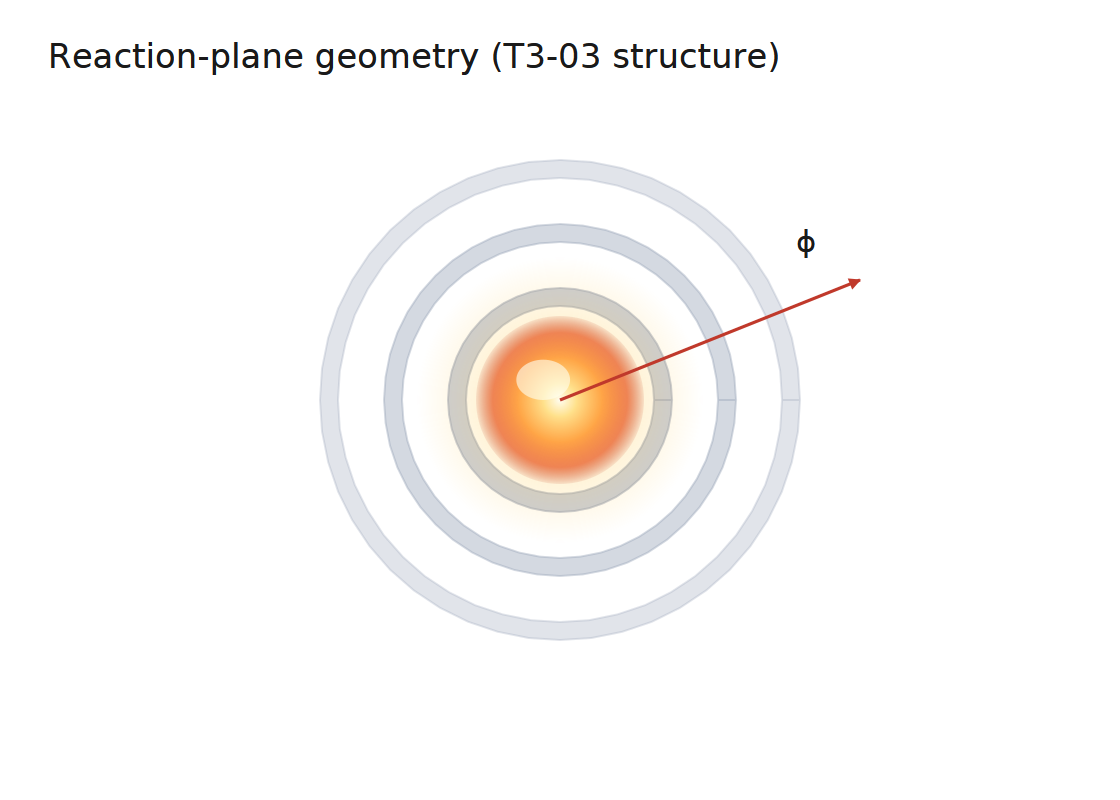
#> input picture scripts/svg_demo/lib_demo_phi.png, 1120 x 800 px
$ python raster_to_vector.py svg_demo/lib_demo_phi.png
#> lines starting #> are read from the running program, lines starting #| are printed output that depends on the picture; after the words box and inside, x2 and y2 are one past the last pixel; in counts of white or black regions, pixels touching at a corner belong together
### scripts/_console.py
#!/usr/bin/env python3
"""
_console —— 控制台编码兜底：把 stdout / stderr 切成 UTF-8
======================================================================

**为什么需要它（实测踩过的坑，2026-09-27）**

本 skill 的报告里大量使用 ✅ / ❌ / ⚠️ / ✗ 这类符号。中文 Windows 上
Python 只在 **交互式控制台（isatty=True）** 才用 UTF-8 输出；一旦
**stdout 被管道或重定向**（agent 调脚本、CI、`python x.py > log.txt`
全是这种），Python 改用本地编码 gbk(cp936) 去编码 —— 这些字符
GBK 编不出来，于是脚本在**打印报告的中途**崩掉：

    UnicodeEncodeError: 'gbk' codec can't encode character '\u2705'

实测：`python evals/test_tools.py`、`python scripts/check_tools.py`
在管道下 100% 崩，而交互式手敲同一条命令却正常 —— 所以这个坑
**只在自动化里炸**，正是本 skill 的主要使用方式。

**用法**：在脚本（或会被 import 的库模块）顶部调用一次即可，幂等：

    from _console import init_console
    init_console()

★ 只改编码，不改行为：已经是 UTF-8 的流上调用是空操作；
  `errors="replace"` 保证连"编码探不出来"的字符也不会再抛异常
  （宁可显示成 ?，也不要整个脚本崩掉）。
"""
import sys


def init_console() -> None:
    """把标准输出 / 标准错误切到 UTF-8（失败时静默跳过，绝不因此报错）。"""
    for name in ("stdout", "stderr"):
        stream = getattr(sys, name, None)
        if stream is None:            # pythonw / 被替换掉的流
            continue
        try:
            stream.reconfigure(encoding="utf-8", errors="replace")
        except Exception:
            pass


init_console()

### scripts/raster_to_vector.py
#!/usr/bin/env python3
"""
raster_to_vector —— 位图 → 分层矢量（"GPT 出图 → skill 精修"这条路的第一半）
=========================================================================
## 这条路解决什么

模型用图像生成出的图**好看但不可编辑**（位图、文字不可选、不能改字号）。
本脚本把它转成**可分层的矢量**，交出"可编辑"。

## ★ 混合临摹：图形逐像素 + 文字重建（2026-09-21）

**为什么必须混合**：Nature 硬性要求**文字可编辑**。
纯临摹出来的文字是**轮廓路径** —— `check_delivery.py` 会判"文字不可提取"= 不合规。

所以流程是：

   ① 模型看图 → 标出「哪些区域是文字」+「写的是什么」（它读得出来）
   ② 本脚本：**文字区域先用周围底色擦掉**，其余部分逐像素临摹
   ③ 文字用真 <text> 写回去（位置/字号/内容照模型标的）

**这样既拿到像素级忠实，又保住文字可编辑。**

用法：
    python3 raster_to_vector.py fig.png -o fig.svg --text-spec texts.yaml

texts.yaml（模型看图后写）：
    texts:
      - {content: "escaping jet", x: 0.62, y: 0.10, size: 13, anchor: start}
      - {content: "QGP medium",   x: 0.35, y: 0.78, size: 15}

## ★ 本质权衡（必须先说清，否则会失望）

**描摹是"压平成色块"** —— 它会把渐变、柔和光影、抗锯齿过渡
统统变成一级一级的台阶。**而那些恰恰是让图好看的东西。**

所以这条路换来的是「可编辑」，代价是「变平」。
色阶数（`--levels`）就是这个权衡的旋钮：
  少 → 干净、路径少、但更平
  多 → 更接近原图、但路径爆炸、文件巨大

## 它做不了、必须人/模型补的三件事

脚本会在报告里逐条列出：
  1. **文字** —— 若**没给 `--text-spec`**，文字会被转成路径（描摹不认识字）。需要人/模型照原图重写成 `<text>`
     （不做这一步的话，`check_delivery.py` 会判"文字不可提取"= 不合规）
  2. **图层是"按颜色"分的，不是按语义** —— 需要重新归组成
     「介质/核/喷注/标注」这类有含义的图层
  3. **渐变退化成了色阶** —— 需要把连续几级合并回一个 `linearGradient`

## 用法

    python3 raster_to_vector.py gpt_output.png -o refined.svg --levels 12
    python3 raster_to_vector.py gpt_output.png -o refined.svg --levels 24 --tol 1.2
"""
from __future__ import annotations

from _console import init_console

init_console()  # Windows：stdout 被管道/重定向时切 UTF-8（否则打印 ✅ 会崩）

import argparse
import sys
from pathlib import Path

import numpy as np
from PIL import Image


# ══════════════════════════════════════════════════════════════
def get_tracer():
    """
    轮廓提取后端。优先 cv2（成熟快），退到 skimage。
    两个都没有就明确报错——**不假装能做**。
    """
    try:
        import cv2
        return "cv2", cv2
    except ImportError:
        pass
    try:
        from skimage import measure  # noqa: F401
        return "skimage", measure
    except ImportError:
        raise SystemExit(
            "描摹需要轮廓提取后端，但 cv2 和 skimage 都没有。\n"
            "  装任一个：pip install opencv-python-headless  或  pip install scikit-image\n"
            "  注意：ChatGPT 沙箱里这两个可能都没有 —— 那条环境请改用\n"
            "  「模型直接写 SVG」的路线，不要走描摹。")


def quantize(img: Image.Image, levels: int):
    """
    颜色量化 → (调色板, 索引图)。用 PIL 自带的中位切分，无第三方依赖。
    """
    q = img.convert("RGB").quantize(colors=levels, method=Image.MEDIANCUT,
                                    dither=Image.Dither.NONE)
    pal = q.getpalette()[: levels * 3]
    colors = [tuple(pal[i * 3:i * 3 + 3]) for i in range(levels)]
    return colors, np.asarray(q, dtype=np.int32)


def trace_mask(mask, backend, mod, tol):
    """二值 mask → 多边形列表（每个是 [(x,y), ...]）。坐标已按 tol 简化。"""
    polys = []
    m = (mask.astype(np.uint8)) * 255
    if backend == "cv2":
        cnts, _ = mod.findContours(m, mod.RETR_CCOMP, mod.CHAIN_APPROX_SIMPLE)
        for c in cnts:
            if len(c) < 3:
                continue
            ap = mod.approxPolyDP(c, tol, True).reshape(-1, 2)
            if len(ap) >= 3:
                polys.append(ap.tolist())
    else:
        for c in mod.find_contours(mask.astype(float), 0.5):
            if len(c) < 3:
                continue
            ap = mod.approximate_polygon(c, tolerance=tol)
            if len(ap) >= 3:
                polys.append([(float(x), float(y)) for y, x in ap])
    return polys


# [100 lines left out: functions load_spec, _box, erase_text_regions, text_el, point_in_poly, assign_group, not called in this run]


def poly_area(pts):
    s = 0.0
    n = len(pts)
    for i in range(n):
        x1, y1 = pts[i]
        x2, y2 = pts[(i + 1) % n]
        s += x1 * y2 - x2 * y1
    return abs(s) / 2.0


def main():
    ap = argparse.ArgumentParser(description="位图 → 分层矢量")
    ap.add_argument("image")
    ap.add_argument("-o", "--out", default="refined.svg")
    ap.add_argument("--levels", type=int, default=12,
                    help="色阶数。**这是「好看 vs 可编辑」的主旋钮**："
                         "少=干净但更平，多=接近原图但路径爆炸（默认 12）")
    ap.add_argument("--tol", type=float, default=1.0,
                    help="路径简化容差（px）。越大越简洁（默认 1.0）")
    ap.add_argument("--min-area", type=float, default=12.0,
                    help="丢掉小于此面积的多边形（px²），防噪点路径（默认 12）")
    ap.add_argument("--groups", default=None,
                    help="语义分组标注（yaml/json）：模型看图后给每个语义对象一个"
                         "代表点，工具把描摹出的路径按归属打标。"
                         "★ 默认**不改绘制顺序** —— 渲染逐像素不变，只加归属信息")
    ap.add_argument("--regroup", action="store_true",
                    help="真正按语义重排图层顺序。⚠️ 会改变遮挡关系，"
                         "**必须人看图确认**（默认关）")
    ap.add_argument("--text-spec", default=None,
                    help="文字清单（yaml/json）：模型看图后标的文字位置与内容。"
                         "给了它就做混合临摹 —— 文字区域擦掉、用真 <text> 重写")
    ap.add_argument("--bg-tolerance", type=float, default=8.0,
                    help="与最外层颜色相差小于此值的色阶并进背景（默认 8）")
    a = ap.parse_args()

    src = Path(a.image)
    if not src.exists():
        raise SystemExit(f"找不到 {src}")
    img = Image.open(src).convert("RGB")
#> img is the input picture: PIL image 1120x800 RGB; mean R, G, B 250.5, 248.6, 247.1
    W, H = img.size

    backend, mod = get_tracer()
    group_hits, group_map = {}, []

    groups = []
    if a.groups:
        gp = Path(a.groups)
        if not gp.exists():
            raise SystemExit(f"找不到 {gp}")
        groups = (load_spec(gp).get("groups") or [])
        if groups and a.regroup:
            print("⚠️ --regroup：按语义重排图层顺序 —— "
                  "**会改变遮挡关系，必须人看图确认**")

    # ── ★ 混合临摹：先用周围底色擦掉文字区域 ──
    texts = []
    if a.text_spec:
        sp = Path(a.text_spec)
        if not sp.exists():
            raise SystemExit(f"找不到 {sp}")
        spec = load_spec(sp)
        texts = spec.get("texts") or []
        if texts:
            img = erase_text_regions(img, texts)
            print(f"混合临摹：擦掉 {len(texts)} 处文字区域，改用真 <text> 重写")

    colors, idx = quantize(img, a.levels)
#> in quantize, `q = img.convert("RGB").quantize(colors=levels, method=Image.MEDIANCUT,..`:
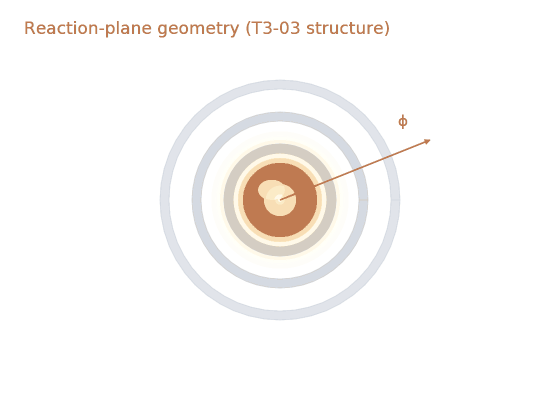
#> q: PIL image 1120x800 P (shown at 1/2 size); mean R, G, B 250.8, 249.1, 247.7
#> in quantize, `pal = q.getpalette()[: levels * 3]`: pal = 36 values, max 255 at index 0, min 81 at index 35, mean 226
#> in quantize, `colors = [tuple(pal[i * 3:i * 3 + 3]) for i in range(levels)]`: colors = [(255, 255, 255), (255, 255, 248), (215, 255, 255), (254, 253, 249), (255, 249, 233), (233, 236, 240), (225, 228, 234), (251, 235, 199), (248, 222, 181), (213, 218, 226), (212, 205, 195), (191, 122, 81)]
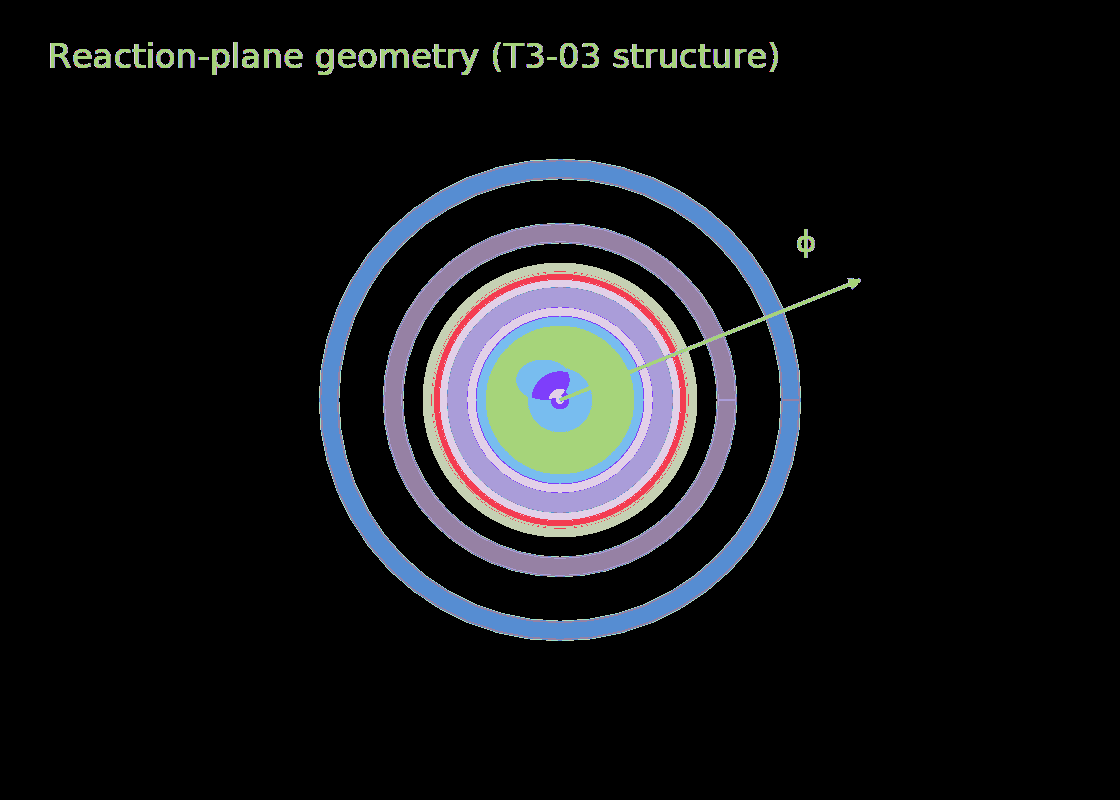
#> idx: shape (800, 1120) int32; 12 distinct labels, from 0 to 11; one colour per label, 0 black

    # 统计每色占比
    counts = np.bincount(idx.ravel(), minlength=len(colors))
#> counts = [776436, 5085, 404, 10533, 10154, 1907, 24294, 1689, 7682, 23140, 14740, 19936]
    order = np.argsort(-counts)                      # 从多到少画 = 背景在底
#> order = [0, 6, 9, 11, 10, 3, 4, 8, 1, 5, 7, 2]

    print(f"源图 {W}×{H}  |  描摹后端 {backend}  |  色阶 {a.levels}")
#| 源图 1120×800  |  描摹后端 cv2  |  色阶 12
    print(f"色调板：{len(colors)} 色，最大占比 "
          f"{counts[order[0]] / idx.size * 100:.1f}%")
#| 色调板：12 色，最大占比 86.7%

    body = []
    total_paths = 0
    dropped = 0
    for rank, ci in enumerate(order):
        if counts[ci] == 0:
            continue
        r, g, b = colors[ci]
        mask = (idx == ci)
        polys = trace_mask(mask, backend, mod, a.tol)
        keep = []
        for p in polys:
            if poly_area(p) >= a.min_area:
                keep.append(p)
            else:
                dropped += 1
        if not keep:
            continue
        total_paths += len(keep)
        label = f"{rank:02d} {('#%02x%02x%02x' % (r, g, b))}"
        body.append(f'<g inkscape:label="{label}">')
        d_all = []
        for p in keep:
            d = "M " + " L ".join(f"{x:.1f},{y:.1f}" for x, y in p) + " Z"
            d_all.append(d)
            if groups:
                gname, _ = assign_group(p, groups, W, H)
                key = gname or "（未归属）"
                group_hits[key] = group_hits.get(key, 0) + 1
                group_map.append((rank, len(d_all) - 1, gname or "（未归属）"))
        # ★ 必须**合并成一个 <path>**：`fill-rule="evenodd"` 靠同色多边形
        #   互相抵消来产生洞（环形就是这么描出来的）。
        #   拆成独立 <path> 各自填充 → **洞会消失**，图就变了。
        #   （实测：拆开后最大像素差 255。）
        #   所以归属信息不能挂在 path 上，改用旁路索引（见文件末尾的 <metadata>）。
        body.append(f'<path d="{" ".join(d_all)}" fill="#{r:02x}{g:02x}{b:02x}" '
                    f'fill-rule="evenodd"/>')
        body.append('</g>')
#> this loop made 12 passes
#> (ci, r, g, b, total_paths, label) on passes 1 to 8: (0, 255, 255, 255, 51, '00 #ffffff'), (6, 225, 228, 234, 53, '01 #e1e4ea'), (9, 213, 218, 226, 55, '02 #d5dae2'), (11, 191, 122, 81, 111, '03 #bf7a51'), (10, 212, 205, 195, 113, '04 #d4cdc3'), (3, 254, 253, 249, 114, '05 #fefdf9'), (4, 255, 249, 233, 117, '06 #fff9e9'), (8, 248, 222, 181, 119, '07 #f8deb5')
#> pass 1, in main, `mask = (idx == ci)`:
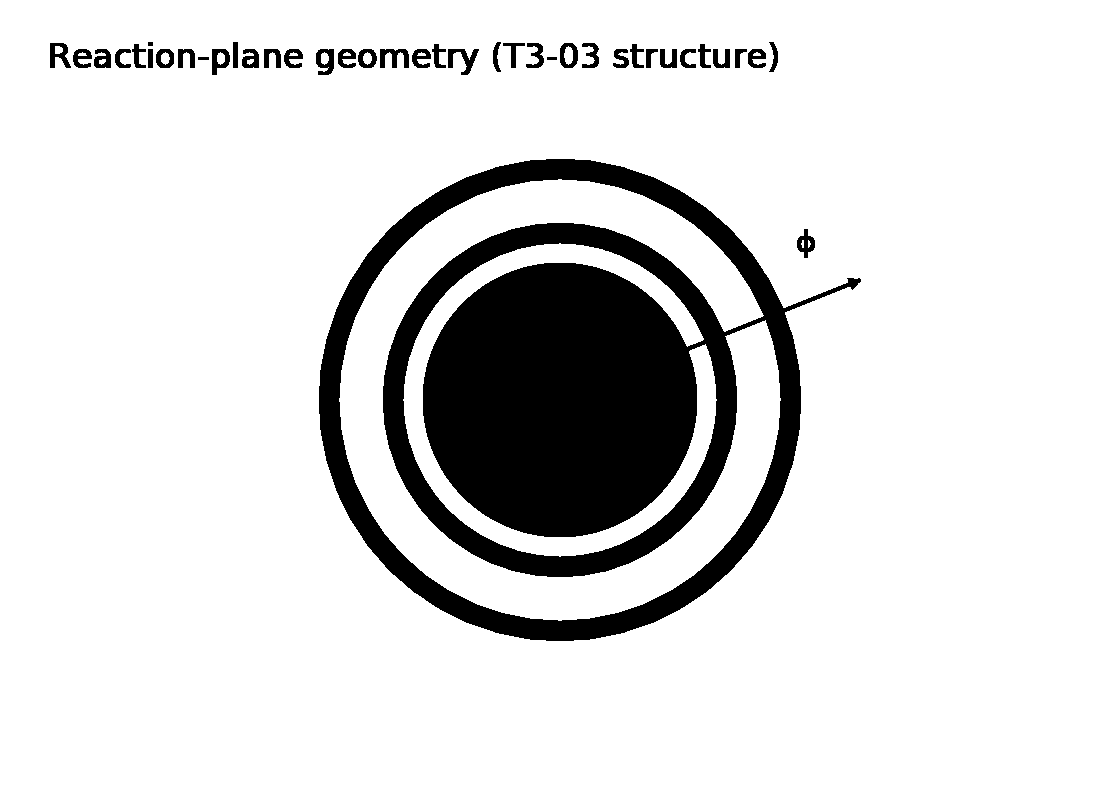
#> mask: shape (800, 1120) bool; 86.7% white; 40 black regions, largest, box (x1, y1, x2, y2) and area: (319, 159, 861, 641) 112001, (448, 49, 479, 75) 346, (380, 49, 409, 68) 333
#> pass 2, in main, `mask = (idx == ci)`:
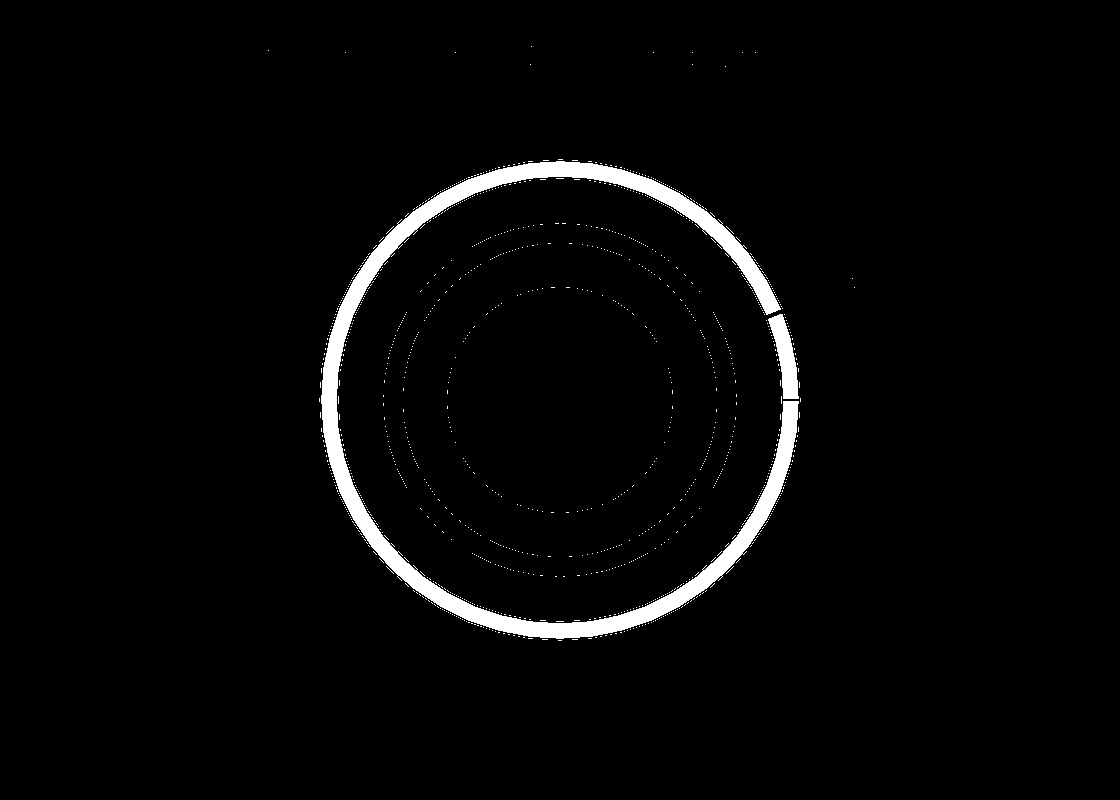
#> mask: shape (800, 1120) bool; 2.7% white; 1170 white regions (1168 under 20 px), largest, box (x1, y1, x2, y2) and area: (321, 161, 799, 639) 21201, (768, 314, 799, 399) 1312
#> after the loop:
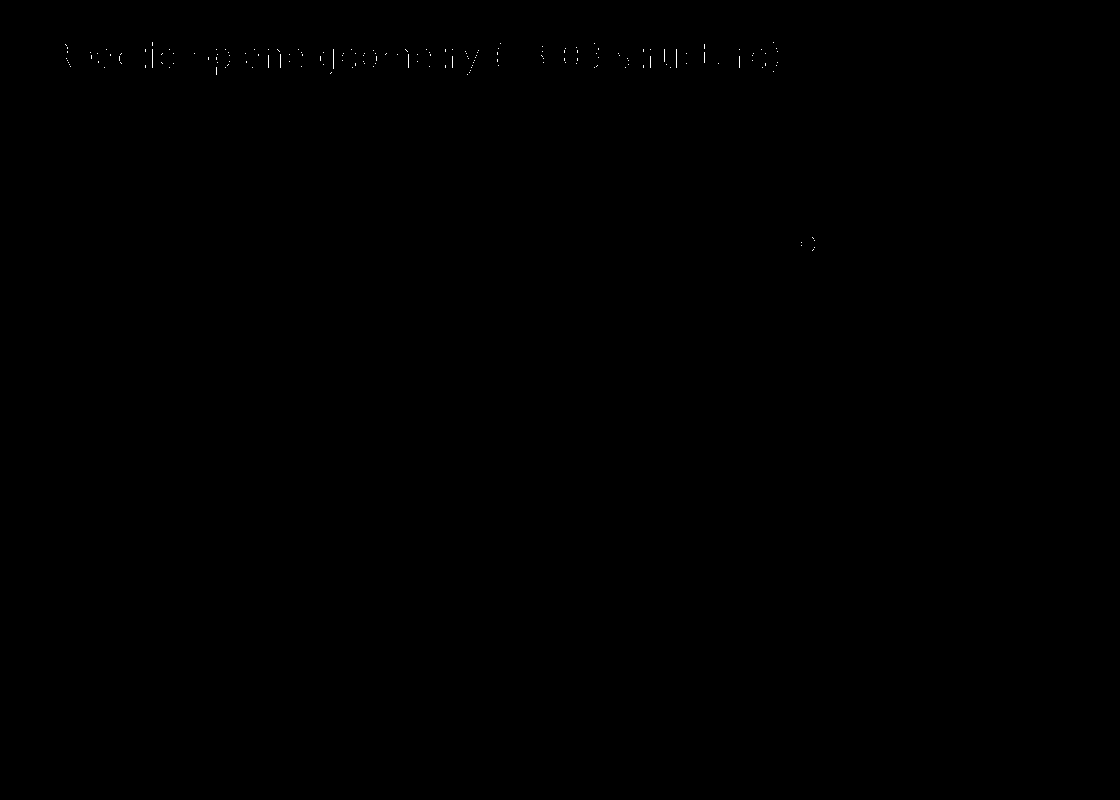
#> mask: shape (800, 1120) bool; 0.05% white in thin lines or dots, all inside (x1, y1, x2, y2) = (65, 42, 815, 251)
#> after the loop, body = 30 items; dropped = 142; group_hits = 0 items; group_map = []; total_paths = 122

    # ── ★ 文字层：真 <text>，可编辑（Nature 硬要求）──
    if texts:
        body.append('<g inkscape:label="ZZ 文字（可编辑）">')
        for i, tx in enumerate(texts, 1):
            body.append(text_el(tx, W, H, i))
        body.append('</g>')

    # ── 语义归属索引（旁路，不改绘制结构）──
    if groups and group_map:
        import json as _json
        body.append("<metadata>")
        body.append("<!-- 语义归属索引：[颜色序, 该颜色内第几个子路径, 组名]")
        body.append("     为什么不做成 <g> 分组：合并路径的 evenodd 靠同色多边形")
        body.append("     互相抵消产生洞，拆开洞就没了。所以归属只能旁路记录。 -->")
        body.append(_json.dumps({"group_index": group_map,
                                 "groups": [g.get("name") for g in groups]},
                                ensure_ascii=False))
        body.append("</metadata>")

    svg = "\n".join([
        f'<svg xmlns="http://www.w3.org/2000/svg" '
        f'xmlns:inkscape="http://www.inkscape.org/namespaces/inkscape" '
        f'width="{W}" height="{H}" viewBox="0 0 {W} {H}">',
        *body,
        '</svg>'])
    Path(a.out).write_text(svg, encoding="utf-8")

    size_kb = Path(a.out).stat().st_size / 1024
    print(f"\n已输出 {a.out}  —  {total_paths} 条路径 / {len(body)//3} 个颜色图层"
          f" / {size_kb:.0f} KB")
#| 已输出 refined.svg  —  122 条路径 / 10 个颜色图层 / 43 KB
    if dropped:
        print(f"（丢弃 {dropped} 个小多边形，< {a.min_area}px²）")
#| （丢弃 142 个小多边形，< 12.0px²）
    if groups:
        print("\n语义归属（**只打标，未改绘制顺序** —— 渲染与不归组时相同）：")
        for g in groups:
            n = group_hits.get(g.get("name"), 0)
            print(f"  · {g.get('name')}: {n} 条路径")
        un = group_hits.get("（未归属）", 0)
        if un:
            print(f"  · （未归属）: {un} 条 —— 代表点没落进去，"
                  f"补个点或调位置即可")

    # ══ 报告：脚本做不到、必须补的三件事 ══
    print("""
────────────────────────────────────────────────────────────────
⚠️  描摹只完成了一半。以下三件必须人/模型补，否则过不了门禁：

1. **文字** —— 若**没给 `--text-spec`**，文字会被转成路径（描摹不认识字）。
   → 照原图把标题/标签重写成真正的 <text>，否则
     check_delivery.py 会判「文字不可提取」= 不合规（Nature 要求可编辑文字）。

2. **图层是按【颜色】分的，不是按语义**。
   → 重新归组成「介质 / 入射核 / 喷注 / 标注」这类有含义的图层，
     否则人精修时找不到东西。

3. **渐变退化成了色阶**（这正是"变平"的来源）。
   → 把连续几级同色系合并回一个 <linearGradient> / <radialGradient>。
     色阶数调高能减轻，但路径数会涨。

补完跑：
    python3 audit_composition.py refined.pdf
    python3 check_delivery.py refined.pdf
    python3 repair_brief.py refined.svg --profile style-profiles.json
────────────────────────────────────────────────────────────────""")


if __name__ == "__main__":
    main()
